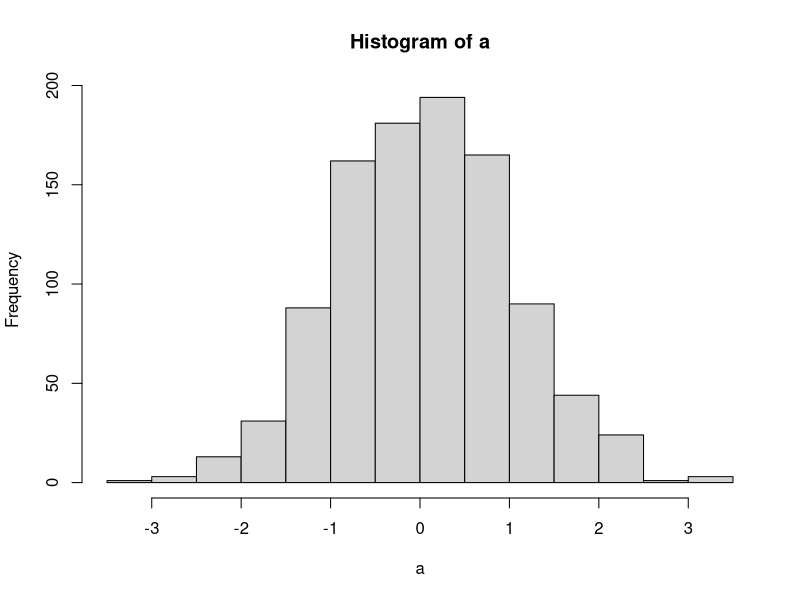
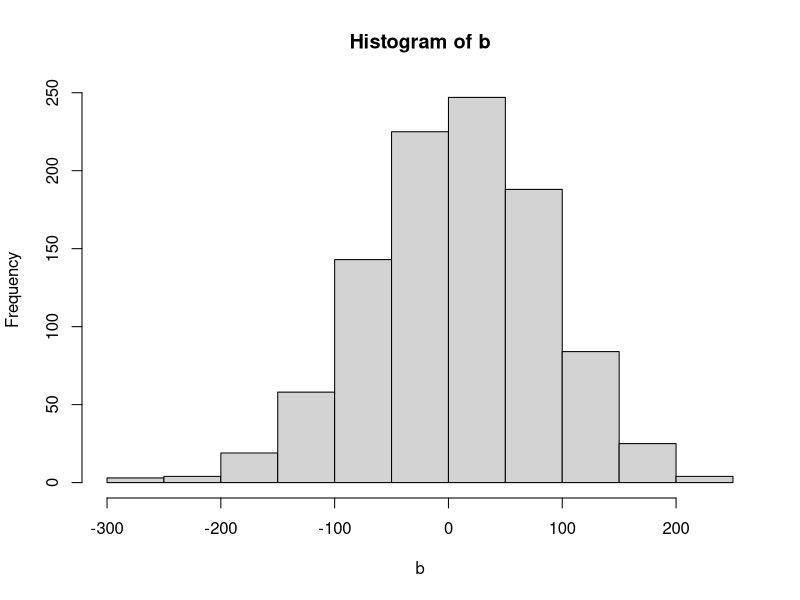
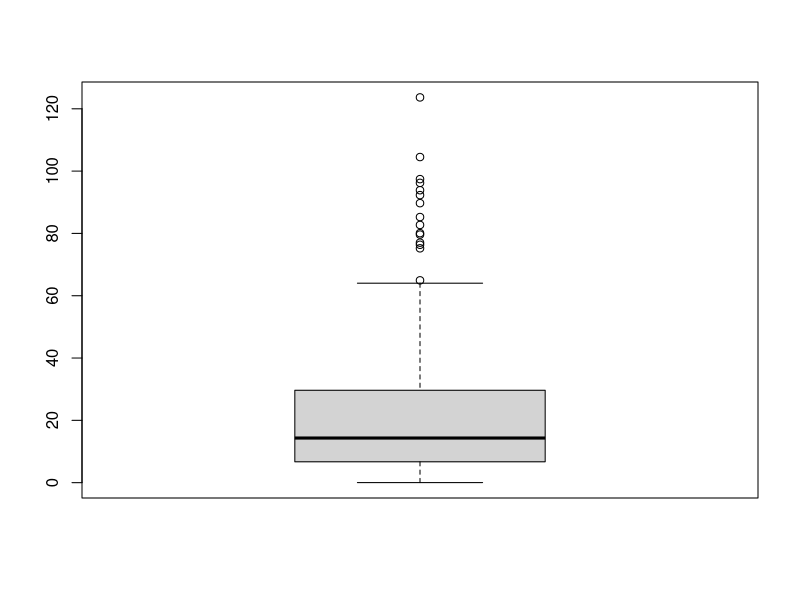

R code for these plots, in order:
a <- rnorm(n = 1000)
a
b <- rnorm(n = 1000, mean = 5, sd = 81)   #var(9) = sd(3)
b

hist(a)
hist(b)

c <- rexp(n = 500, rate = 1/20)
c
mean(c) #la media 19.65405 es menor que el valor esperado de la distribucion 20

qt(p = 0.33, df = 0.33)
#el valor es  menor que el qunatil 0,33 de la muestra

boxplot(c)
#si existen valores extremos que se encuentran sobre el limite superior aproximadamente mayores a 60
